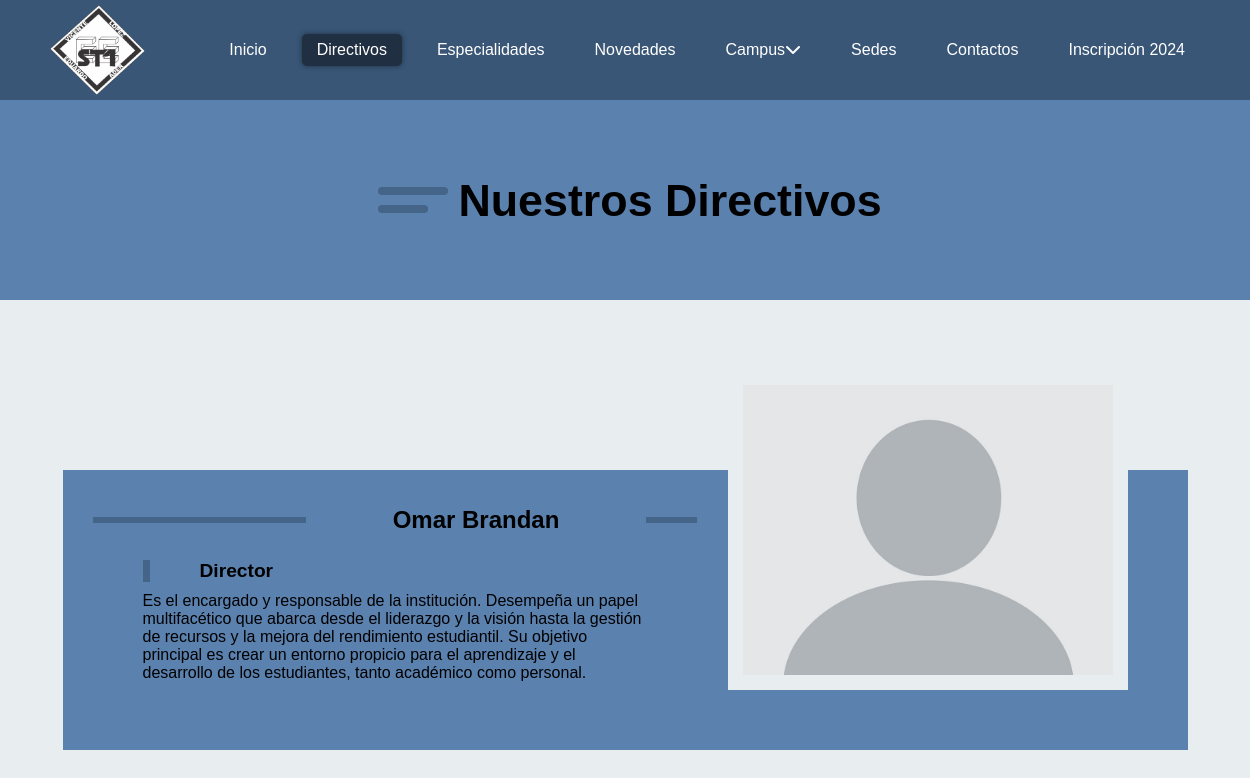
The page /directivos.php on the database its author committed.
### tables this page shows
CREATE TABLE `autoridades` (
  `id` int(11) NOT NULL,
  `orden` int(11) NOT NULL,
  `nombre` varchar(255) DEFAULT NULL,
  `apellido` varchar(255) DEFAULT NULL,
  `imagen` varchar(255) DEFAULT NULL,
  `años_activo` int(11) DEFAULT NULL,
  `id_trayectoria` int(11) DEFAULT NULL,
  `id_rol` int(11) DEFAULT NULL
);

CREATE TABLE `rol_aut` (
  `id` int(11) NOT NULL,
  `rol` varchar(255) DEFAULT NULL,
  `rol_desc` varchar(600) DEFAULT NULL
);

### components/funciones.php (the view, shortened to what this page needs)
<?php
function existeImagen($url) {
    try {
        $imageData = @file_get_contents($url);
        return $imageData !== false;
    } catch (Exception $e) {
        return false;
    }
}
function get_autoridades(){
    include "sql_data.php";
    $query = $conn->query("SELECT * FROM autoridades ORDER BY orden ASC");
    $plantilla = "";
    $clase = "contenedor_carta";
    while ($row = $query->fetch_assoc()) {
        $query2 = $conn->query("SELECT * FROM rol_aut WHERE id = ".$row["id_rol"]."");
        $row2 =  $query2->fetch_assoc();
        $imagen = $row['imagen'];
        if (existeImagen($imagen) == false) {
            $imagen = "./img/sinFoto.jpg";
        }
        if($clase == "contenedor_carta reverse"){
            $clase = "contenedor_carta";
        }else{
            $clase = "contenedor_carta reverse";
        }
        $plantilla = $plantilla.'
        <div class="hidden '.$clase.'">
            <picture class="imagen">
                <img src="'.$imagen.'" alt="imagen">
            </picture>
            <sectionc class="informacion">
                <div class="titulo">
                    <span></span>
                    <h2>'.$row["nombre"].' '.$row["apellido"].'</h2>
                    <span></span>
                </div>
                <p class="cargo">'.$row2["rol"].'</p>
                <p>'.$row2["rol_desc"].'</p>
            </sectionc>
        </div>';
    }
    return $plantilla;
}
?>

### directivos.php (shortened to what this page needs)
<!DOCTYPE html>
<html lang="en">
<head>
    <link rel="stylesheet" href="css/globalStyle.css">
    <link rel="stylesheet" href="css/menu.css">
    <link rel="stylesheet" href="css/footer.css">
    <link rel="stylesheet" href="css/directivos/main.css">
</head>
<body>
    <?php
        include 'menu.php';
    ?>
    <div class="espacio_menu"></div>
    <main>
        <div class="cont_presentacion">
            <div class="cont_linea">
                <div class="linea1"></div>
                <div class="linea2"></div>
            </div>
            <h2>Nuestros Directivos</h2>
        </div>
        <section class="cuerpo hidden">
            <?php
                include "components/funciones.php";
                echo get_autoridades();
            ?>
        </section>
    </main>
    </body>
    </html>

### menu.php (shortened to what this page needs)
<header>
    <picture>
        <img src="img/LogoEESTN1.png" alt="">
    </picture>
    <nav class="cont_nav">
        <div id="ini" class="nav "><a href="index.php">Inicio</a></div>
        <div id="dir" class="nav"><a href="directivos.php">Directivos</a></div>
        <div id="esp" class="nav"><a href="especialidades.php">Especialidades</a></div>
        <div id="nov" class="nav"><a href="novedades.php">Novedades</a></div>
        <div class="nav">
            <p>Campus<i class="fa-solid fa-chevron-down"></i></p>
        </div>
        <div id="sed" class="nav"><a href="sedes.php">Sedes</a></div>
        <div id="con" class="nav"><a href="contactos.php">Contactos</a></div>
        <div id="ins" class="nav"><a href="inscripciones.php">Inscripción 2024</a></div>
    </nav>
</header>

### css/globalStyle.css (style rules this page uses)
:root { --negro: #000; --blanco: #fff; --colorFondo: #e8eef0; --colorMenu: #395676; --colorBtnMenu: #202f42; --colorFondoSlider: #5b81af; --colorLinea: #446588; --colorFooter: #48607c; --colorLineaFooter: #6683a5; --scrollResposo: #94a9c2; --scrollHover: #5f80aa; --scrollActive: #344b68; --fuenteMenu: arial, cursive; --ImgSinfondo: #51739d; --colorFondoNoticia: #bebebe; --sombraNoticia: #a7a7a7; --bordeNoticia: #395676; --fondoInscripciones: #36619358; }
* { padding: 0; margin: 0; box-sizing: border-box; font-family: var(--fuenteMenu); }
body { background-color: var(--colorFondo); }

### css/menu.css (style rules this page uses)
.espacio_menu { height: 100px; }
header { position: fixed; top: 0; width: 100%; height: 100px; padding: 0 50px; background-color: var(--colorMenu); display: flex; justify-content: space-between; z-index: 1; }
picture { height: 100%; display: flex; align-items: center; }
picture img { height: 90%; }
.cont_nav a, .cont_nav p { color: white; text-decoration: none; }
.cont_nav { display: flex; gap: 20px; }
.cont_nav .nav { position: relative; height: 100%; display: flex; flex-direction: column; justify-content: center; align-items: center; }
.cont_nav .nav a { position: relative; padding: 7px 15px; border-radius: 5px; }
.cont_nav .nav p { position: relative; padding: 7px 15px; border-radius: 5px; cursor: pointer; }
.cont_nav .nav.active a { background-color: var(--colorBtnMenu); box-shadow: 0 0 5px var(--colorBtnMenu); }
.cont_nav .nav > a::after, .cont_nav .nav > p::after { content: ''; display: block; position: absolute; left: 0px; bottom: -2px; width: 100%; height: 3px; background-color: var(--colorBtnMenu); box-shadow: 0 0 5px var(--colorBtnMenu); transform: scaleX(0); transition: transform .3s ease; }

### css/directivos/main.css (style rules this page uses)
.cont_presentacion { background-color: var(--colorFondoSlider); width: 100%; height: 200px; display: flex; justify-content: center; align-items: center; }
.cont_presentacion .cont_linea { width: auto; height: auto; padding: 10px; display: flex; flex-direction: column; gap: 10px; }
.cont_presentacion .cont_linea .linea1 { background-color: var(--colorLinea); width: 70px; height: 8px; border-radius: 10px; }
.cont_presentacion .cont_linea .linea2 { background-color: var(--colorLinea); width: 50px; height: 8px; border-radius: 10px; }
.cont_presentacion h2 { font-size: 2.8rem; }
.cuerpo { position: relative; background-color: var(); width: 100%; height: auto; padding: 50px 0; color: var(--ColorLetra); }
.contenedor_carta { background-color: var(--colorFondoSlider); width: 90%; max-width: 1200px; height: auto; padding: 20px 30px; margin: 120px auto; display: flex; justify-content: space-between; }
.imagen { background-color: var(); width: 400px; height: calc(300px - 60px); }
.imagen img { background-color: var(--colorBtnMenu); position: relative; top: -80px; left: 10px; width: calc(100% + 20px); height: 320px; border: 15px solid var(--colorFondo); object-fit: cover; }
.informacion { width: calc(100% - 460px); display: flex; flex-direction: column; gap: 10px; }
.informacion .titulo { width: 100%; height: 60px; display: flex; align-items: center; justify-content: space-between; }
.informacion .titulo span:first-child { background-color: var(--colorLinea); width: calc(100% - 80% - 70px); height: 6px; }
.informacion .titulo span:last-child { background-color: var(--colorLinea); width: calc(60% - 150px); height: 6px; }
.informacion .cargo { border-left: 7px solid var(--colorLinea); padding-left: 50px; font-weight: bolder; font-size: 1.2rem; }
.informacion p { width: calc(100% - 100px); margin: 0 auto; }
.contenedor_carta.reverse { flex-direction: row-reverse; }
.contenedor_carta.reverse img { left: -30px; }
.contenedor_carta.reverse .informacion .titulo span:first-child { background-color: var(--colorLinea); width: calc(60% - 150px); height: 6px; }
.contenedor_carta.reverse .informacion .titulo span:last-child { background-color: var(--colorLinea); width: calc(100% - 80% - 70px); height: 6px; }
.hidden:nth-child(odd) { opacity: 0; transform: translateX(100px); transition: all 0.5s ease-in-out; backdrop-filter: blur(20px); }
.show:nth-child(odd) { opacity: 1; transform: translateY(0px); backdrop-filter: blur(0px); }
.hidden:nth-child(even) { opacity: 0; transform: translateX(-100px); transition: all 0.5s ease-in-out; backdrop-filter: blur(20px); }
.show:nth-child(even) { opacity: 1; transform: translateY(0px); backdrop-filter: blur(0px); }

### rows shown on the page
autoridades: nombre "Omar", apellido "Brandan"
rol_aut: rol "Director", rol_desc "Es el encargado y responsable de la institución. Desempeña un papel multifacético que abarca desde el liderazgo y la visión hasta la gestión de recursos y la mejora del rendimiento estudiantil. Su objetivo principal es crear un entorno propicio para el aprendizaje y el desarrollo de los estudiantes, tanto académico como personal."
